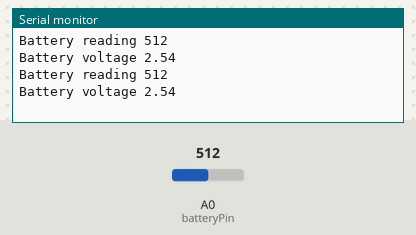
Bench run of a sketch on a simulated Arduino Nano, built with avr-gcc and run on an emulated ATmega328P. Shown: the last lines printed to the serial monitor. The test bench sets the inputs (shaded band); at power-on: A0 (batteryPin) = 512.

Above: at 5.8 s.
5.9 s: A0 (batteryPin) set to 716
At 11.3 s:
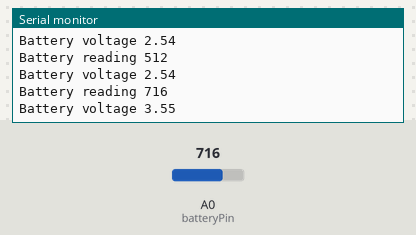
11.9 s: A0 (batteryPin) set to 900
At 16.3 s:
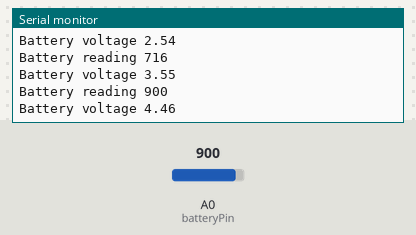
Timing chart, 0 to 17.8 s (numbered marks = the images above; inputs shaded):
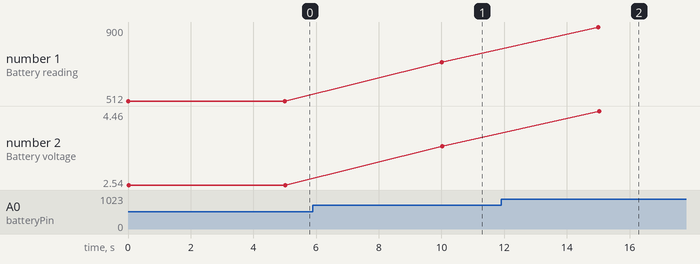

Measured:
- after the input at 5.9 s, the serial monitor: prints a new line after 4.1 s (image 1)
- after the input at 11.9 s, the serial monitor: prints a new line after 3.1 s (image 2)
- plotted number 1: 512 → 716 after the input at 5.9 s, 716 → 900 after the input at 11.9 s
- plotted number 2: 2.54 → 3.55 after the input at 5.9 s, 3.55 → 4.46 after the input at 11.9 s

The sketch:

Nano-Battery-Monitor.ino
```cpp
#define batteryPin A0
// WARNING: This method only works for batteries producing less than 5V
// Tutorial used for this code: https://www.youtube.com/watch?v=lec7kPv3VS8
// For voltages > 5V, see this video: https://www.youtube.com/watch?v=hixEGmf1y5c

// Analog pins reads between 0 and 1023
// 0 = 0V and 1023 = 5V

const float ADC_REF = 5.07;

void setup(){
  Serial.begin(9600);
  pinMode(batteryPin, INPUT);
}

void loop(){
  int batteryReading = analogRead(batteryPin);
  // convert reading -> ratio -> ADC_REF V max
  float batteryVolts = batteryReading / 1023.0 * ADC_REF;
  Serial.println("Battery reading " + String(batteryReading));
  Serial.println("Battery voltage " + String(batteryVolts));
  Serial.println();  // blank line
  delay(5000);
}
```
